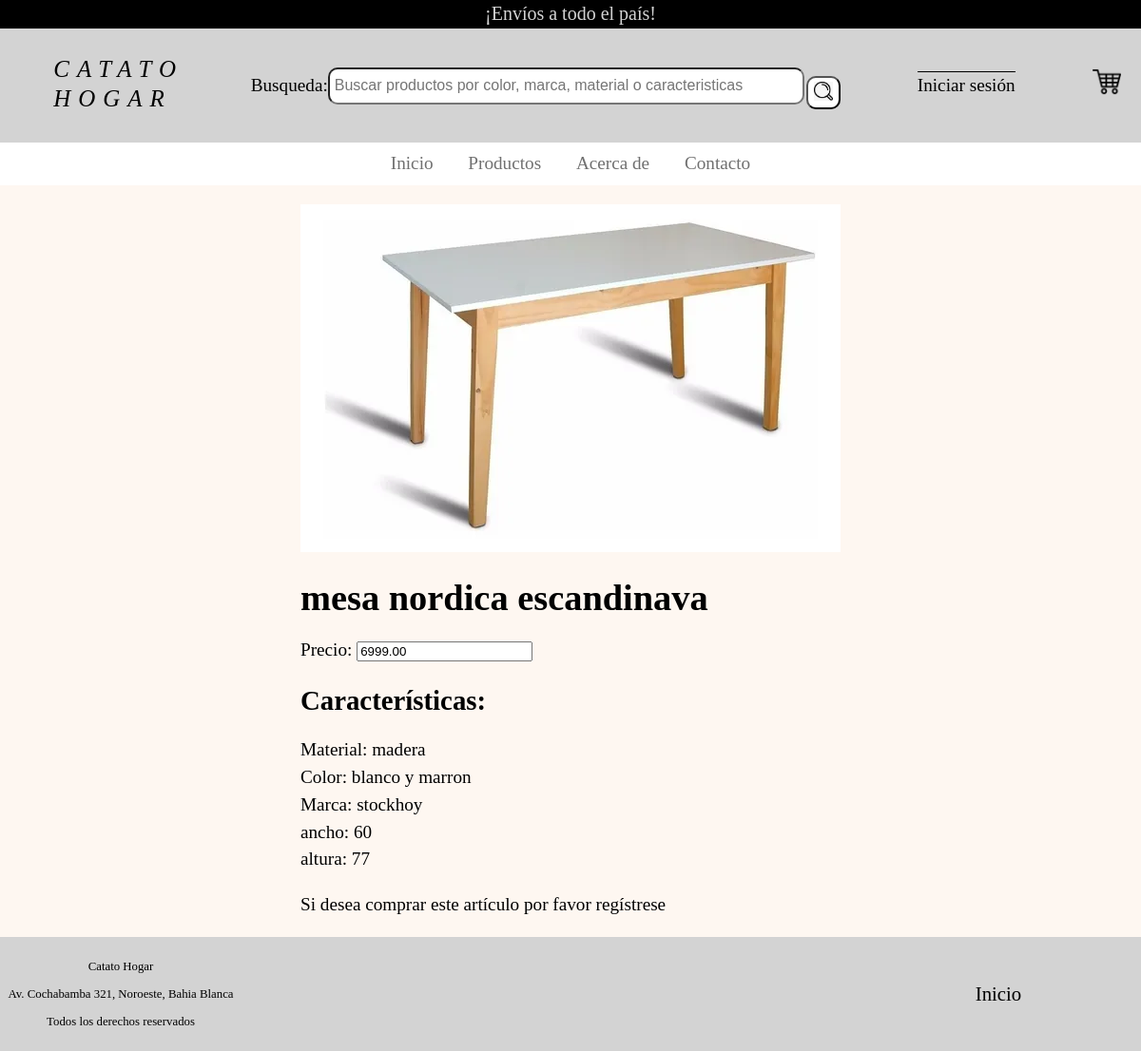
/detalle_articulo.php?art=come1, run on the app's committed database.
### tables this page shows
CREATE TABLE `producto` (
  `codigo` varchar(10) NOT NULL,
  `descripcion` varchar(50) NOT NULL,
  `cod_categoria` int(7) NOT NULL,
  `cod_subcategoria` int(7) NOT NULL,
  `material` varchar(100) NOT NULL,
  `color` varchar(20) NOT NULL,
  `caracteristicas` varchar(500) NOT NULL,
  `marca` varchar(30) NOT NULL,
  `stock` int(6) NOT NULL,
  `precio` decimal(6,2) NOT NULL,
  `estado_producto` int(1) NOT NULL,
  `nombre_archivoprod` varchar(14) NOT NULL
);

### inc/session.php (called while the page is built, shortened)
<?php
	$perfil = (isset($_SESSION["perfil"]) && !empty($_SESSION["perfil"]))? trim($_SESSION["perfil"]):"";
?>

### detalle_articulo.php (the view, shortened to what this page needs)
<?php
    include ("encabezado.php");
    include("pie.php");
?>
<!DOCTYPE html>
<html lang="es">
<head>
    <link type="text/css"  href="css/estilos.css" rel="stylesheet">
</head>
<body>
	<header>
    	<?php echo $encab; ?>
	</header>
    <main id='main'>
		<?php
			global $db;
			$variable = $_GET['art'] ;
			$where_sql = "WHERE codigo = '$variable'";
			$sql = "SELECT codigo, descripcion, material, color, caracteristicas, marca, stock, precio
					FROM `producto`
					$where_sql;
			";
			$rs = $db->query($sql);
			foreach ($rs as $row) {
				$caract = $row['caracteristicas'];
				$aCarac = explode (',', $caract);
				echo "<form action='nueva_compra.php' method='post'>
								<div id='cont-images'>
									<img src='images/$variable.png' class='img-art' alt='{$row['descripcion']} '>
								</div>
								<div id='cont-descripcion'>
									<input type='hidden' name='codImg' value='$variable' >
									<h1>{$row['descripcion']}</h1>
									<label for='precio'> Precio:</label>
									<input type='text' id='precio' name='precio' value='{$row['precio']}'  title='El precio es:{$row['precio']}' readonly>
									<h2>Características:</h2>
									Material:  {$row['material']} <br>
									Color:  {$row['color']}  <br>
									Marca:  {$row['marca']} <br>
									";
				for ($i=0;$i<count($aCarac);$i++){
					echo " $aCarac[$i]
					<br>
					";
				}
				if($row['stock'] == 0){
					echo "<p>
							Lo sentimos, no tenemos stock de este artículo.
						  </p>
					";
				}
				else{
						if ($perfil != "U"){
							echo"<p>Si desea comprar este artículo por favor regístrese </p>";
						}
						else{
							echo"  <input type='number' id='cantidad' name='cantidad' value='1' min='1' max='{$row['stock']}' title='Seleccione el numero de articulos que quiere'/>
								   <input type='submit' id='btn-enviar' value='Agregar al carrito'>
								   <br> <br> <br>
							";
						}
				}
				echo "</div>";
				echo "</form>";
			}
		?>
	</main>
	<?php
		echo $pie;
	?>
</body>
</html>

### css/estilos.css (style rules this page uses)
body { font-family: "Salesforce Sans", serif; font-size: 1.2rem; line-height: 1.5em; margin: 0; }
main { background-color: #fef7f1; padding-top: 30px; }

### detalle_articulo.php (style rules this page uses)
#main { display:flex; padding-top: 20px; justify-content:center; }

### data on the page
producto: descripcion "mesa nordica escandinava", precio "6999.00", material "madera", color "blanco y marron", marca "stockhoy", caracteristicas "ancho: 60", caracteristicas "altura: 77", shows "Si desea comprar este artículo por favor regístrese"
